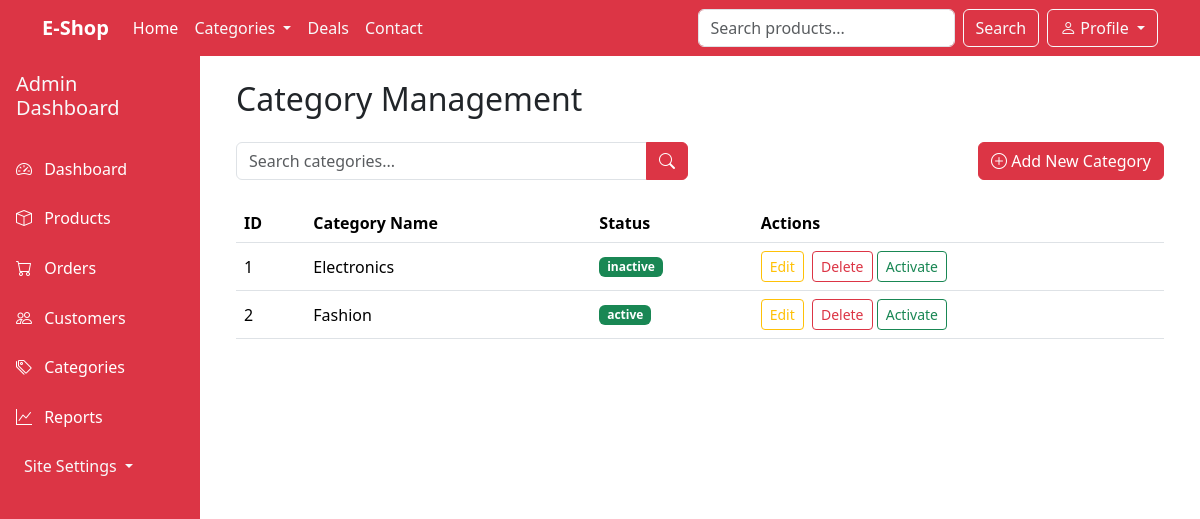
/admin_categories.php (signed in), run on an earlier commit of the app's database.
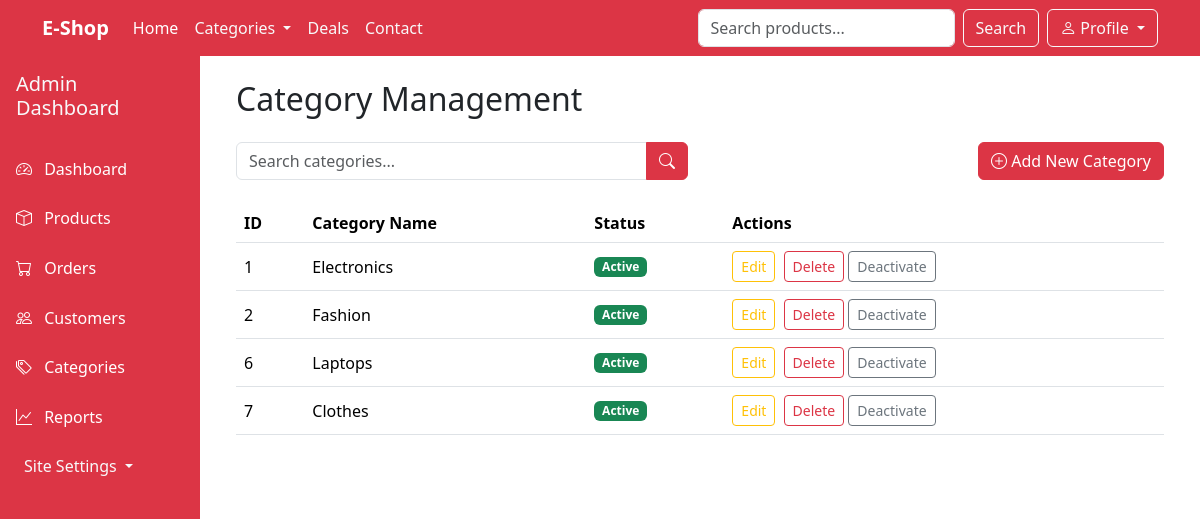
And on a later commit of the database.
### tables this page shows
CREATE TABLE `categories` (
  `id` int NOT NULL,
  `category_name` varchar(50) NOT NULL,
  `category_status` varchar(10) NOT NULL DEFAULT 'Active'
);

### admin_categories.php (the view, shortened to what this page needs)
<?php
include 'admin_header.php';
?>
<div class="container-fluid py-4">
    <div class="d-flex justify-content-between align-items-center mb-4">
        <h2 class="mb-0">Category Management</h2>
    </div>
    <div class="card-body">
        <div class="row mb-4">
            <div class="col-md-6">
                <div class="input-group">
                    <input type="text" class="form-control" placeholder="Search categories...">
                    <button class="btn btn-danger">
                        <i class="bi bi-search"></i>
                    </button>
                </div>
            </div>
            <div class="col-md-6 text-end">
                <button class="btn btn-danger" data-bs-toggle="modal" data-bs-target="#addCategoryModal">
                    <i class="bi bi-plus-circle"></i> Add New Category
                </button>
            </div>
        </div>
        <div class="table-responsive">
            <table class="table table-hover align-middle">
                <thead>
                    <tr>
                        <th>ID</th>
                        <th>Category Name</th>
                        <th>Status</th>
                        <th>Actions</th>
                    </tr>
                </thead>
                <tbody>
                    <?php
                    $select = "SELECT * FROM categories";
                    $table = mysqli_query($con, $select);
                    while ($row = $table->fetch_assoc()) {
                    ?>
                        <tr>
                            <td><?= $row['id'] ?></td>
                            <td><?= $row['category_name'] ?></td>
                            <td><span class="badge bg-<?= $row['category_status'] == "Inactive" ? "danger" : "success" ?>">
                                    <?= $row['category_status'] ?>
                                </span></td>
                            <td>
                                <button class="btn btn-sm btn-outline-warning me-1 editBtn" data-id="<?= $row['id'] ?>" data-name="<?= $row['category_name'] ?>" data-status="<?= $row['category_status'] ?>" data-bs-toggle="modal" data-bs-target="#editCategoryModal">Edit</button>
                                <form method="post" style="display:inline;">
                                    <input type="submit" name="deleteCategory" class="btn btn-sm btn-outline-danger" value="Delete">
                                </form>
                                <?php
                                if ($row['category_status'] == "Active") {
                                ?>
                                    <form method="post" style="display:inline;">
                                        <input type="submit" name="deactivateCategory" class="btn btn-sm btn-outline-secondary" value="Deactivate">
                                    </form>
                                <?php
                                } else {
                                ?>
                                    <form method="post" style="display:inline;">
                                        <input type="submit" name="activateCategory" class="btn btn-sm btn-outline-success" value="Activate">
                                    </form>
                                <?php
                                }   ?>
                            </td>
                        </tr>
                    <?php
                    }
                    ?>
                </tbody>
            </table>
        </div>
    </div>
</div>
<?php include 'admin_footer.php'; ?>

What changed in the data, as far as the page shows it:
changed categories "Electronics": category_status "inactive" → "Active"; deactivateCategory (not shown) → "Deactivate"; activateCategory "Activate" → (not shown)
changed categories "Fashion": category_status "active" → "Active"; deactivateCategory (not shown) → "Deactivate"; activateCategory "Activate" → (not shown)
added categories: id "6", category_name "Laptops", category_status "Active"
added categories: id "7", category_name "Clothes", category_status "Active"
